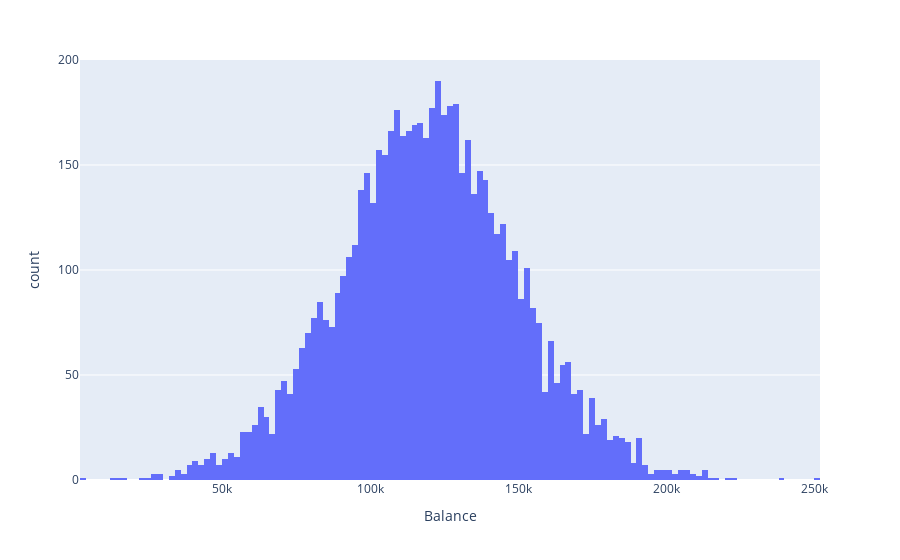

Source (notebook cell):
### Markdown cell above
По графику можно сделать вывод, что банк потерял 20.4% клиентов

### Code cell
not_null_balance = churn_data[churn_data['Balance']>2500]
fig_2 = px.histogram(
    data_frame=not_null_balance,
    x = 'Balance'
)
fig_2.show()

### Figure 1 — Plotly figure (JSON) as saved in the notebook; plotly's stock layout.template omitted (floating-point values rounded to 4 significant figures; data arrays with more than 128 entries replaced by an {"elided": "..."} marker saying what was removed)
{"data": [{"alignmentgroup": "True", "bingroup": "x", "hovertemplate": "Balance=%{x}<br>count=%{y}<extra></extra>", "legendgroup": "", "marker": {"color": "#636efa", "pattern": {"shape": ""}}, "name": "", "offsetgroup": "", "orientation": "v", "showlegend": false, "type": "histogram", "x": {"elided": "6383 float values"}, "xaxis": "x", "yaxis": "y"}], "layout": {"barmode": "relative", "legend": {"tracegroupgap": 0}, "margin": {"t": 60}, "xaxis": {"anchor": "y", "domain": [0, 1], "title": {"text": "Balance"}}, "yaxis": {"anchor": "x", "domain": [0, 1], "title": {"text": "count"}}}}
